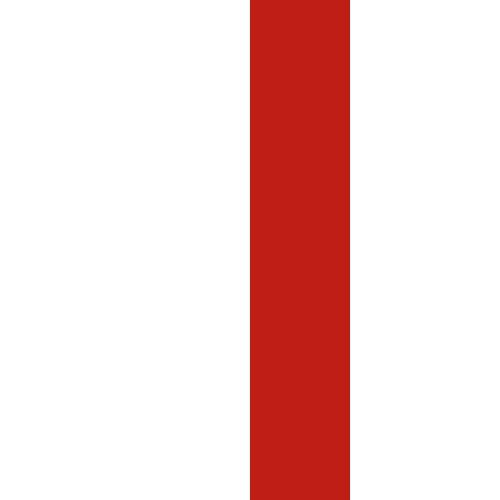
Frame 1 (no input)
Frame 60 (the mouse pressed at the canvas centre just before this capture): identical to frame 1, image omitted
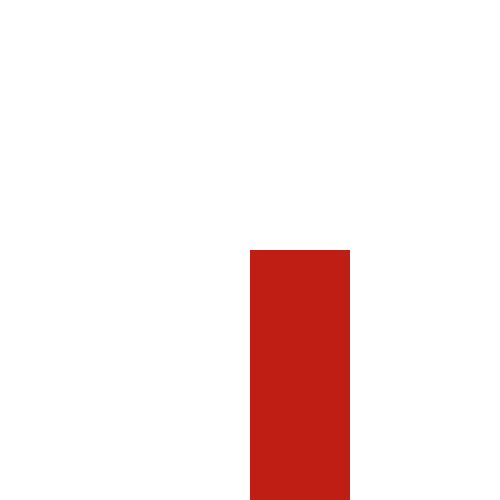
Frame 120 (the mouse held since frame 60 and released just before this capture)

The Processing sketch that drew these frames (run headless with seeded random() and noise(); from frame 60 on, the mouse is pressed at the canvas centre):

// Processing sketch: FlagFunction
// ── FlagFunction.pde
void flag(int x, int y){
  int flagHeight = 150;
  int flagWidth = 300;
  noStroke();
  rect(x, y, flagWidth, flagHeight);
  fill(227, 199, 43);
  rect(x, y, flagWidth, flagHeight / 2);
  fill(33, 24, 214);
  rect(x, y + flagHeight / 2, flagWidth, flagHeight / 4);
  fill(191, 30, 21);
  rect(x, y + flagHeight *3 / 4, flagWidth, flagHeight / 4);

}

void setup(){
   size(500, 500);
   flag(100, 100); 
   flag(0, 0); 
   //flag(100, 0); 
}

void draw(){
   println(mouseX);
   println(mouseY);
   background(#FFFFFF);
   //flag(mouseX, mouseY);
   //circle(width / 2, height / 2, mouseX);
   rect(width / 2, mouseY, 100, height-mouseY);
}
